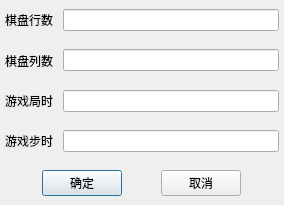
<?xml version="1.0" encoding="UTF-8"?>
<ui version="4.0">
 <class>SetRoomBaseMessage</class>
 <widget class="QDialog" name="SetRoomBaseMessage">
  <property name="geometry">
   <rect>
    <x>0</x>
    <y>0</y>
    <width>284</width>
    <height>205</height>
   </rect>
  </property>
  <property name="windowTitle">
   <string>Dialog</string>
  </property>
  <layout class="QVBoxLayout" name="verticalLayout">
   <property name="spacing">
    <number>0</number>
   </property>
   <property name="leftMargin">
    <number>0</number>
   </property>
   <property name="topMargin">
    <number>0</number>
   </property>
   <property name="rightMargin">
    <number>0</number>
   </property>
   <property name="bottomMargin">
    <number>0</number>
   </property>
   <item>
    <widget class="QWidget" name="widget" native="true">
     <layout class="QHBoxLayout" name="horizontalLayout">
      <property name="spacing">
       <number>10</number>
      </property>
      <property name="leftMargin">
       <number>5</number>
      </property>
      <property name="topMargin">
       <number>0</number>
      </property>
      <property name="rightMargin">
       <number>5</number>
      </property>
      <property name="bottomMargin">
       <number>0</number>
      </property>
      <item>
       <widget class="QLabel" name="label">
        <property name="text">
         <string>棋盘行数</string>
        </property>
       </widget>
      </item>
      <item>
       <widget class="QLineEdit" name="lineEdit"/>
      </item>
     </layout>
    </widget>
   </item>
   <item>
    <widget class="QWidget" name="widget_2" native="true">
     <layout class="QHBoxLayout" name="horizontalLayout_2">
      <property name="spacing">
       <number>10</number>
      </property>
      <property name="leftMargin">
       <number>5</number>
      </property>
      <property name="topMargin">
       <number>0</number>
      </property>
      <property name="rightMargin">
       <number>5</number>
      </property>
      <property name="bottomMargin">
       <number>0</number>
      </property>
      <item>
       <widget class="QLabel" name="label_2">
        <property name="text">
         <string>棋盘列数</string>
        </property>
       </widget>
      </item>
      <item>
       <widget class="QLineEdit" name="lineEdit_2"/>
      </item>
     </layout>
    </widget>
   </item>
   <item>
    <widget class="QWidget" name="widget_3" native="true">
     <layout class="QHBoxLayout" name="horizontalLayout_3">
      <property name="spacing">
       <number>10</number>
      </property>
      <property name="leftMargin">
       <number>5</number>
      </property>
      <property name="topMargin">
       <number>0</number>
      </property>
      <property name="rightMargin">
       <number>5</number>
      </property>
      <property name="bottomMargin">
       <number>0</number>
      </property>
      <item>
       <widget class="QLabel" name="label_3">
        <property name="text">
         <string>游戏局时</string>
        </property>
       </widget>
      </item>
      <item>
       <widget class="QLineEdit" name="lineEdit_3"/>
      </item>
     </layout>
    </widget>
   </item>
   <item>
    <widget class="QWidget" name="widget_4" native="true">
     <layout class="QHBoxLayout" name="horizontalLayout_4">
      <property name="spacing">
       <number>10</number>
      </property>
      <property name="leftMargin">
       <number>5</number>
      </property>
      <property name="topMargin">
       <number>0</number>
      </property>
      <property name="rightMargin">
       <number>5</number>
      </property>
      <property name="bottomMargin">
       <number>0</number>
      </property>
      <item>
       <widget class="QLabel" name="label_4">
        <property name="text">
         <string>游戏步时</string>
        </property>
       </widget>
      </item>
      <item>
       <widget class="QLineEdit" name="lineEdit_4"/>
      </item>
     </layout>
    </widget>
   </item>
   <item>
    <widget class="QWidget" name="widget_5" native="true">
     <layout class="QHBoxLayout" name="horizontalLayout_5">
      <item>
       <widget class="QPushButton" name="pushButton">
        <property name="sizePolicy">
         <sizepolicy hsizetype="Fixed" vsizetype="Fixed">
          <horstretch>0</horstretch>
          <verstretch>0</verstretch>
         </sizepolicy>
        </property>
        <property name="text">
         <string>确定</string>
        </property>
       </widget>
      </item>
      <item>
       <widget class="QPushButton" name="pushButton_2">
        <property name="sizePolicy">
         <sizepolicy hsizetype="Fixed" vsizetype="Fixed">
          <horstretch>0</horstretch>
          <verstretch>0</verstretch>
         </sizepolicy>
        </property>
        <property name="text">
         <string>取消</string>
        </property>
       </widget>
      </item>
     </layout>
    </widget>
   </item>
  </layout>
 </widget>
 <resources/>
 <connections/>
</ui>
